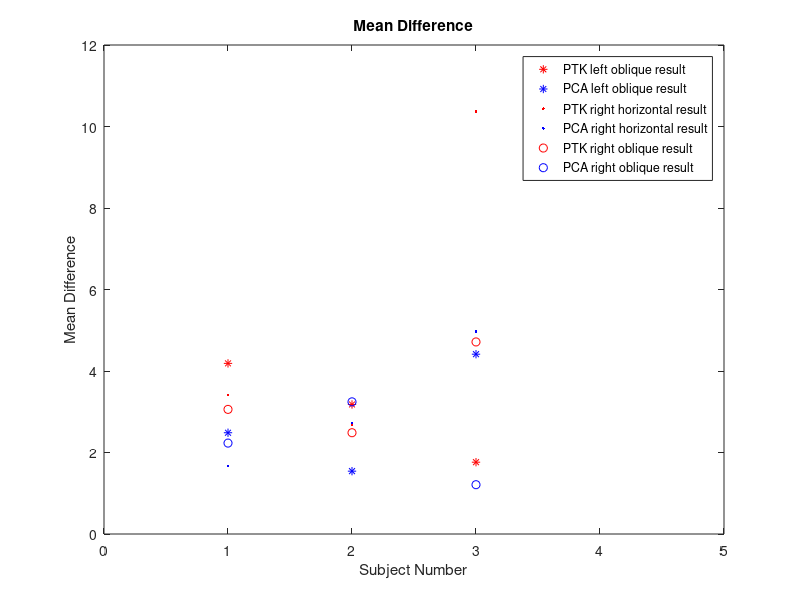
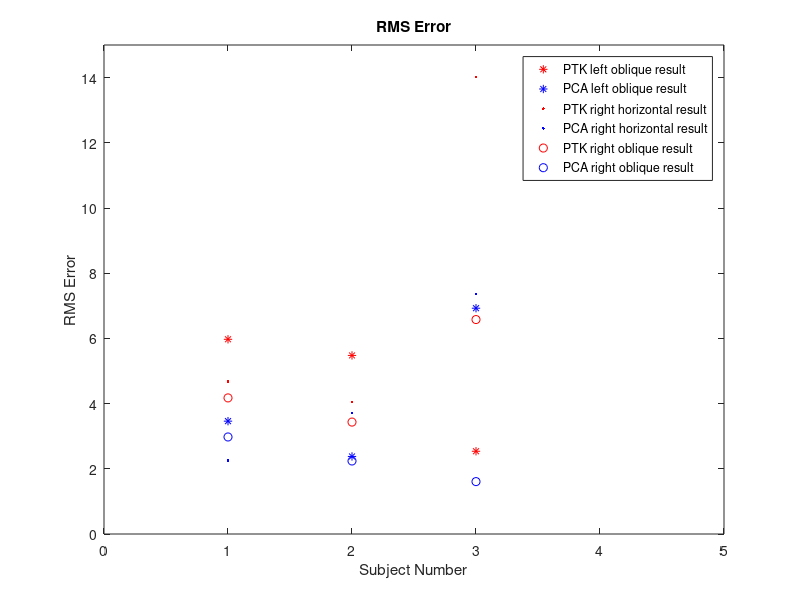
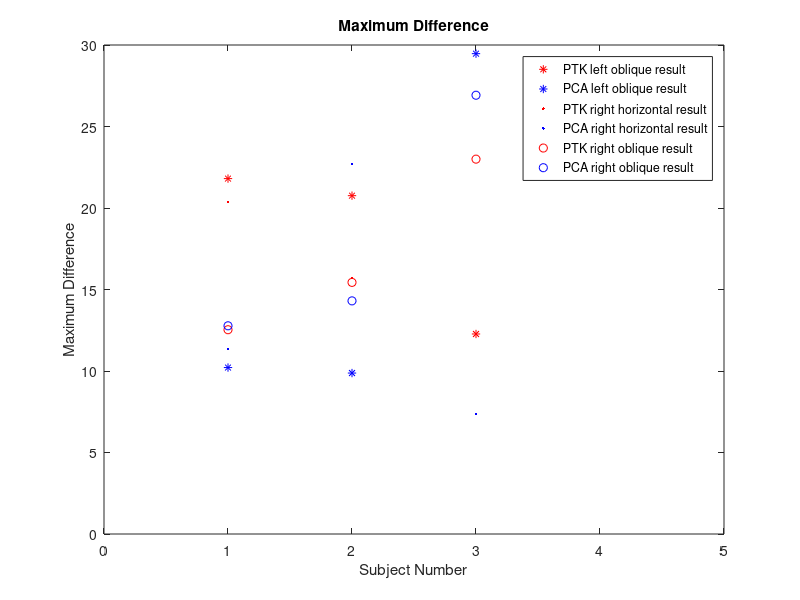
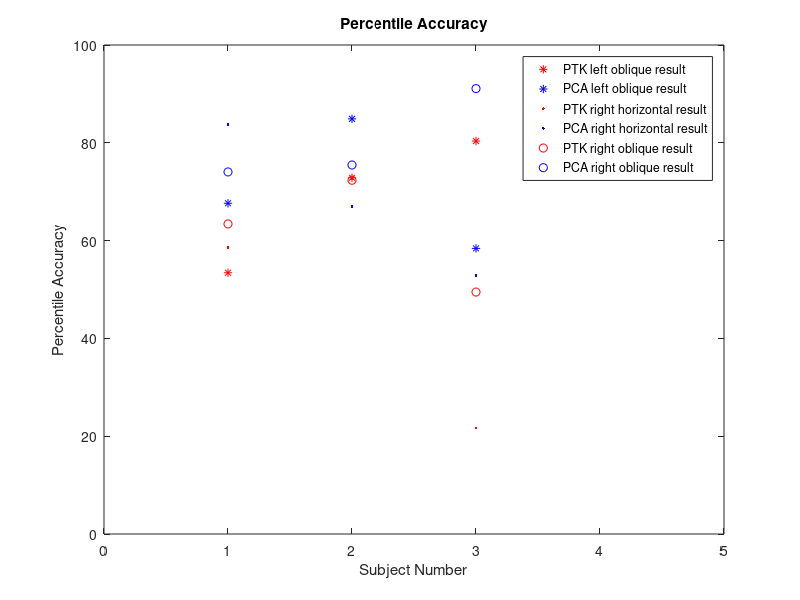

MATLAB code to generate these figures, in order:
% Draw result plot

% PCA quantititive evalute result
Mean_LO_PTK = [4.1871,3.1786,1.7623,];
Mean_RH_PTK = [3.4075,2.6826,10.3689];
Mean_RO_PTK = [3.058,2.4856,4.7134];

RMS_LO_PTK = [5.9728,5.4776,2.5383];
RMS_RH_PTK = [4.6761,4.0504,14.0218];
RMS_RO_PTK = [4.1749,3.4332,6.5784];

Max_LO_PTK = [21.8039,20.757,12.2713];
Max_RH_PTK = [20.3602,15.7184,41.7315];
Max_RO_PTK = [12.5325,15.4361,22.9974];

Pecentile_LO_PTK = [53.4211,72.8571,80.354];
Pecentile_RH_PTK = [58.6047,72.5888,21.7213];
Pecentile_RO_PTK = [63.4043,72.3443,49.4755];


% PCA quantititive evalute result
Mean_LO_PCA = [2.4849,1.5422,4.4127];
Mean_RH_PCA = [1.6684,2.7187,4.965];
Mean_RO_PCA = [2.231,3.2431,1.21];

RMS_LO_PCA = [3.4615,2.3791,6.9263];
RMS_RH_PCA = [2.2604,3.7045,7.359];
RMS_RO_PCA = [2.9764,2.24,1.6073];

Max_LO_PCA = [10.2113,9.8741,29.4682];
Max_RH_PCA = [11.332,22.6968,7.359];
Max_RO_PCA = [12.7737,14.3027,26.9183];

Pecentile_LO_PCA = [67.6316,84.898,58.4071];
Pecentile_RH_PCA = [83.7209,67.0051,52.8689];
Pecentile_RO_PCA = [74.0426,75.4579,91.0839];

% Draw the plot
x = 1:3;
figure();
plot(x,Mean_LO_PTK,'*r')
hold on
plot(x,Mean_LO_PCA, '*b')
hold on
plot(x,Mean_RH_PTK,'.r')
hold on
plot(x,Mean_RH_PCA, '.b')
hold on
plot(x,Mean_RO_PTK,'or')
hold on
plot(x,Mean_RO_PCA, 'ob')
axis([0 5 0 12]);
legend('PTK left oblique result', 'PCA left oblique result','PTK right horizontal result', 'PCA right horizontal result',...
    'PTK right oblique result', 'PCA right oblique result');
xlabel('Subject Number');
ylabel('Mean Difference');
title('Mean Difference');

x = 1:3;
figure();
plot(x,RMS_LO_PTK,'*r')
hold on
plot(x,RMS_LO_PCA, '*b')
hold on
plot(x,RMS_RH_PTK,'.r')
hold on
plot(x,RMS_RH_PCA, '.b')
hold on
plot(x,RMS_RO_PTK,'or')
hold on
plot(x,RMS_RO_PCA, 'ob')
axis([0 5 0 15]);
xlabel('Subject Number');
ylabel('RMS Error');
title('RMS Error');
legend('PTK left oblique result', 'PCA left oblique result','PTK right horizontal result', 'PCA right horizontal result',...
    'PTK right oblique result', 'PCA right oblique result');

x = 1:3;
figure();
plot(x,Max_LO_PTK,'*r')
hold on
plot(x,Max_LO_PCA, '*b')
hold on
plot(x,Max_RH_PTK,'.r')
hold on
plot(x,Max_RH_PCA, '.b')
hold on
plot(x,Max_RO_PTK,'or')
hold on
plot(x,Max_RO_PCA, 'ob')
axis([0 5 0 30]);
xlabel('Subject Number');
ylabel('Maximum Difference');
title('Maximum Difference');
legend('PTK left oblique result', 'PCA left oblique result','PTK right horizontal result', 'PCA right horizontal result',...
    'PTK right oblique result', 'PCA right oblique result');

x = 1:3;
figure();
plot(x,Pecentile_LO_PTK,'*r')
hold on
plot(x,Pecentile_LO_PCA, '*b')
hold on
plot(x,Pecentile_RH_PTK,'.r')
hold on
plot(x,Pecentile_RH_PCA, '.b')
hold on
plot(x,Pecentile_RO_PTK,'or')
hold on
plot(x,Pecentile_RO_PCA, 'ob')
axis([0 5 0 100]);
xlabel('Subject Number');
ylabel('Percentile Accuracy');
title('Percentile Accuracy');
legend('PTK left oblique result', 'PCA left oblique result','PTK right horizontal result', 'PCA right horizontal result',...
    'PTK right oblique result', 'PCA right oblique result');

